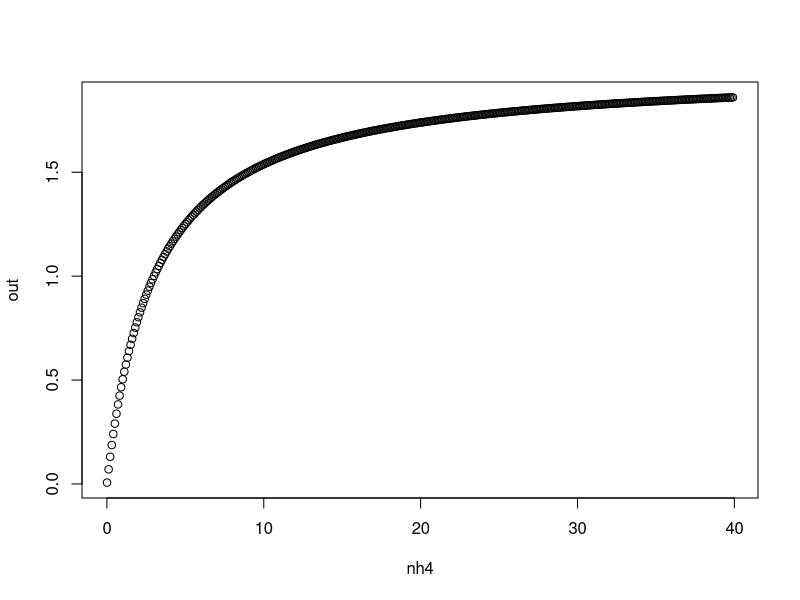
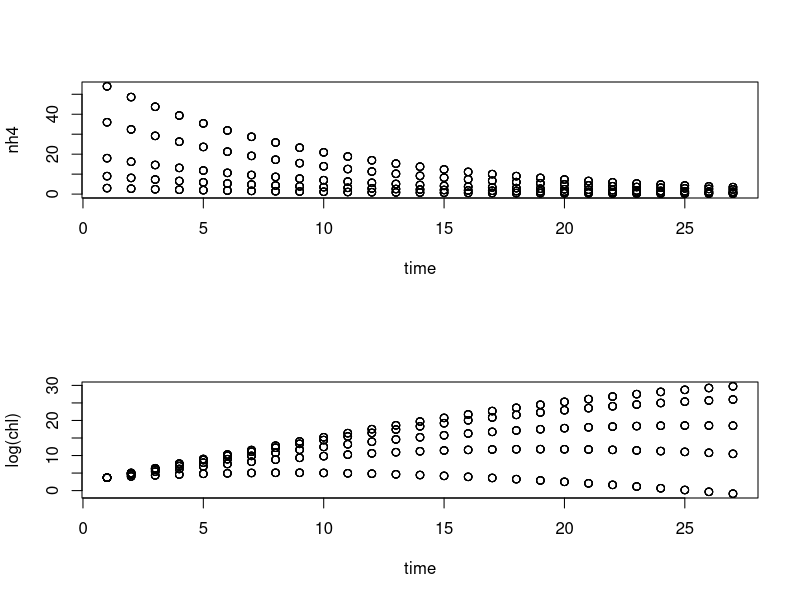

These figures' R source, in order: (Note: this script raises an error after producing the figures.)
#make data frame for simulated data: want to use NH4 to predict chl a
# 5 replicates for 5 treatments over 28 days
faux <- data.frame(
  time = rep(seq(1,27),each=25),
  ind = rep(seq(1,25), 27),
  chl = c(rep(40,25),rep(0,650)),
  nh4 = c(rep(c(3,9,18,36,54),each =5),rep(0,650)))

faux_out <- vector("list", 16)

#need nh4 to make sense??? need its own function some sort of decreasing function over time
fun <- function (dat,a, s,z,D, sd_chl_proc, sd_nh4_proc, sd_chl_obs, sd_nh4_obs) {
  for (i in 1:length(unique(faux$ind))) {  #to follow an individual replicate
    for (j in 2:length(unique(faux$time))) { #over each time point
      
      faux[faux$ind == unique(faux$ind)[i] & faux$time == unique(faux$time)[j], ]$nh4 <-   
        z *  subset(faux, ind == unique(faux$ind)[i] & time == unique(faux$time)[j-1])$nh4 
    
        #process level in z (nh4)
      faux[faux$ind == unique(faux$ind)[i] & faux$time == unique(faux$time)[j], ]$nh4 <-
      rlnorm(1,log(faux[faux$ind == unique(faux$ind)[i] & faux$time == unique(faux$time)[j], ]$nh4), 
             log(sd_nh4_proc))
      
      faux[faux$ind == unique(faux$ind)[i] & faux$time == unique(faux$time)[j], ]$chl <-
        # yesterdays chl +
        faux[faux$ind == unique(faux$ind)[i] & faux$time == unique(faux$time)[j-1], ]$chl+
        # a times yesterday nh4/(s +yesterday Nh4)*
         ((a*faux[faux$ind==unique(faux$ind)[i]&faux$time==unique(faux$time)[j-1],]$nh4)/
              (s+faux[faux$ind==unique(faux$ind)[i]&faux$time==unique(faux$time)[j-1],]$nh4)*
            # yesterdays chl-
        faux[faux$ind == unique(faux$ind)[i] & faux$time == unique(faux$time)[j-1], ]$chl) - 
        #D * yesterdays chl
        D*faux[faux$ind == unique(faux$ind)[i] & faux$time == unique(faux$time)[j-1], ]$chl
            
     #process level in chl
      faux[faux$ind==unique(faux$ind)[i] & faux$time==unique(faux$time)[j], ]$chl <-
        rlnorm(1,log(faux[faux$ind == unique(faux$ind)[i] & faux$time == unique(faux$time)[j], ]$chl), 
               log(sd_chl_proc))
  }
  }
  #observation level error 
  faux$chl<- rlnorm(length(faux$chl),log(faux$chl),log(sd_chl_obs))
  faux$nh4 <- rlnorm(length(faux$nh4), log(faux$nh4),log(sd_nh4_obs))
  
  return(list(c(a=a,s=s,z=z,sd_chl_proc=sd_chl_proc, sd_nh4_proc=sd_nh4_proc, 
                sd_chl_obs=sd_chl_obs, sd_nh4_obs=sd_nh4_obs), faux))
}

mikmen <- function(a, s) {
  nh4 <- seq(0.01, 40, by = 0.1)
  out <- a * nh4 / (s + nh4)
  plot(nh4, out)
}
par(mfrow = c(1,1)); mikmen(2, 3)

faux_out[c(1,2)] <- fun(dat=faux,a=4,s=10,D=.5,z=0.9,sd_chl_proc=1.0, sd_nh4_proc=1.0, 
                          sd_chl_obs=1.0, sd_nh4_obs=1.0)

par(mfrow = c(2, 1)); with(faux_out[[2]], plot(time, nh4)); with(faux_out[[2]], plot(time, log(chl)))

faux_out[c(3,4)] <- fun(dat=faux,a=10,s=3,z=0.9,sd_chl_proc=1.0, sd_nh4_proc=1.0, 
                          sd_chl_obs=1.2, sd_nh4_obs=1.0,D=.005)

faux_out[c(5,6)] <- fun(dat=faux,a=10,s=3,z=0.9,sd_chl_proc=1.0, sd_nh4_proc=1.0, 
                          sd_chl_obs=1.0, sd_nh4_obs=1.2,D=.005)

faux_out[c(7,8)] <- fun(dat=faux,a=10,s=3,z=0.9,sd_chl_proc=1.0, sd_nh4_proc=1.0, 
                          sd_chl_obs=1.2, sd_nh4_obs=1.2,D=.005)

faux_out[c(9,10)] <- fun(dat=faux,a=10,s=3,z=0.9,sd_chl_proc=1.1, sd_nh4_proc=1.0, 
                          sd_chl_obs=1.0, sd_nh4_obs=1.0,D=.05)

faux_out[c(11,12)] <- fun(dat=faux,a=10,s=3,z=0.9,sd_chl_proc=1.0, sd_nh4_proc=1.1, 
                          sd_chl_obs=1.0, sd_nh4_obs=1.0,D=.005)

faux_out[c(13,14)] <- fun(dat=faux,a=10,s=3,z=0.9,sd_chl_proc=1.1, sd_nh4_proc=1.1, 
                          sd_chl_obs=1.0, sd_nh4_obs=1.0,D=.005)

faux_out[c(15,16)] <- fun(dat=faux,a=10,s=3,z=0.9,sd_chl_proc=1.1, sd_nh4_proc=1.1, 
                        sd_chl_obs=1.2, sd_nh4_obs=1.2,D=.005)

save(faux_out,file = "faux_out.Rdata")


##need clean_sim.R


# so run 7 iterations of jags model and record (powerpoint) save densities and the chains rs
  

plot.new()
plot(proc_chl[,1],col="white")
lines(proc_chl[,1],col="black")
lines(proc_chl[,2],col="black")
lines(proc_chl[,3],col="black")
lines(proc_chl[,4],col="black")
lines(proc_chl[,5],col="black")
lines(no_error[, 1], col = "blue", lwd = 2)


g#simulate data with parameters found from data
pred <- data.frame(
  time = rep(seq(1,11),each=30),
  ind = rep(seq(1,30), 11),
  chl = c(dat$chl[1:30],rep(0,300)),
  nh4 = dat$nh4)



fun <- function (dat,a, s) {
  for (i in 1:length(unique(pred$ind))) {  #to follow an individual replicate
    for (j in 2:length(unique(pred$time))) { #over each time point
      
      pred[pred$ind == unique(pred$ind)[i] & pred$time == unique(pred$time)[j], ]$chl <-
        pred[pred$ind == unique(pred$ind)[i] & pred$time == unique(pred$time)[j-1], ]$chl+
        (a*pred[pred$ind==unique(pred$ind)[i]&pred$time==unique(pred$time)[j-1],]$nh4)/
        (s+pred[pred$ind==unique(pred$ind)[i]&pred$time==unique(pred$time)[j-1],]$nh4)
      
      
    }
  }
  
  
  return(pred)
}
pred_out <- fun(dat=pred,a=39,s=4.7)


# graph simulated data with parameters from model
pred_out$treat <- rep(rep(c(0.5,3,9,27,54,108), each = 5),11)

pg <- pred_out %>%
  group_by(time,treat)

pg <- pg %>%
  summarise_all(funs(mean(., na.rm=TRUE),sd(.,na.rm=TRUE))) #-c('date',"treat","rep","date1"))


#Graph the trends in chlorophyll


pg$treat <- as.factor(pg$treat)

pg1 <- ggplot(newdat, aes(time, chl_mean)) + geom_line(aes(colour = treat), size = 1)
#+ geom_errorbar(aes(ymin=chl_mean-chl_sd, ymax=chl_mean+chl_sd), width = 0.1)
